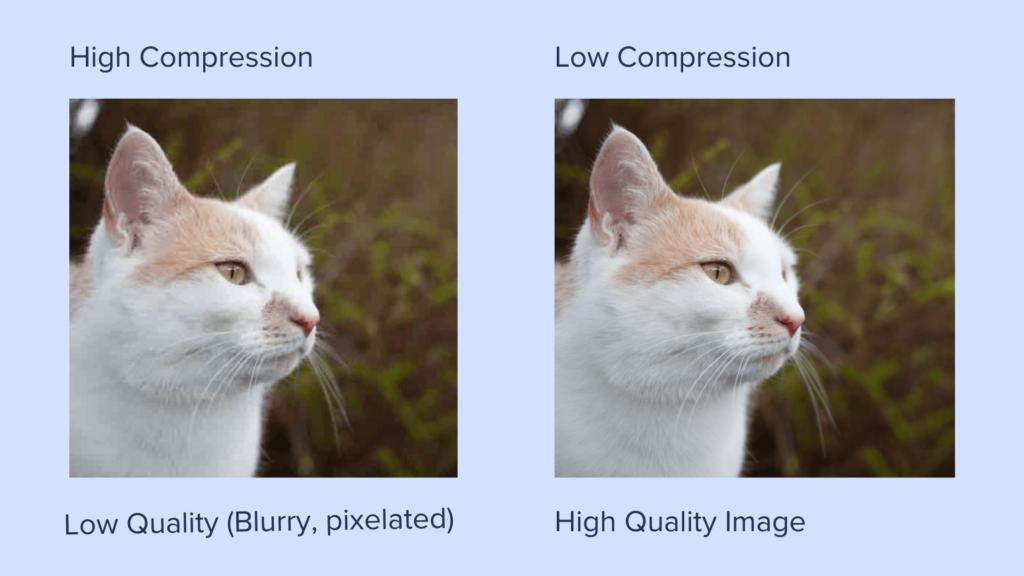
#> input picture Baigiang_Kythuatnenanh/img/cat_compression.png, 1024 x 576 px; its folder holds only this picture in this run
$ python -i scenes_web.py   (imports and definitions only)
#> lines starting #> are read from the running program, lines starting #| are printed output that depends on the picture; after the words box and inside, x2 and y2 are one past the last pixel; in counts of white or black regions, pixels touching at a corner belong together
# -*- coding: utf-8 -*-
"""12 cảnh bài giảng "Kỹ thuật nén ảnh trong website" (~5 phút).
17 ảnh người dùng cung cấp được dùng đúng ngữ cảnh (Ken Burns, khung chứng cứ);
sơ đồ, bảng so sánh và code panel tự dựng bằng vector. Nhân vật An xuất hiện xuyên suốt."""
import math, re
from PIL import Image, ImageDraw
from core import (W, H, BG, NAVY, BLUE, BLUE_D, TEAL, AMBER, AMBER_D, CREAM, INK, MUT,
                  BORDER, WHITE, GREEN, RED, ICE, ICE_2, CODE_BG, F_TITLE, F_H2, F_H3,
                  F_BODY, F_BODY_M, F_SM, F_SM_M, F_LBL, F_LBL_B, F_NUM, F_CODE, F_SUB, F_BRAND,
                  font, ease, seg, lin, tw, wrap, draw_rich, draw_tracked, bg_canvas,
                  brand_mark, card, sp_icon, sp_chip, sp_title, paste_sprite,
                  draw_conn, draw_marker, draw_marker_circle, subtitle_band, subs_for)
import character

ROOT = "D:/Edit/Baigiang_Kythuatnenanh"
IMG = {n: f"{ROOT}/img/{n}.png" for n in (
    "elcapitan_sizes", "raw_vs_jpeg", "jpeg_quality_grid", "screenshot_guide",
    "jpeg_artifacts_face", "product_devices", "cat_compression", "before_after_5mb",
    "formats_4up", "png_features", "lake_dolomites", "imgix_score", "text_quality",
    "logo_transparent", "shop_product_page", "loading_fast_slow", "map_jpeg_png")}

ORDER = ["S01", "S02", "S03", "S04", "S05", "S06", "S07", "S08", "S09", "S10", "S11", "S12"]
XFADE = 0.3

ANX = {"S01": (1668, 930, 0.46), "S02": (1760, 926, 0.36), "S03": (1752, 920, 0.36),
       "S04": (1752, 920, 0.36), "S05": (1752, 920, 0.36), "S06": (1752, 920, 0.36),
       "S07": (1752, 920, 0.36), "S08": (1770, 930, 0.32), "S09": (1790, 936, 0.32),
       "S10": (1752, 920, 0.36), "S11": (1752, 920, 0.36), "S12": (1500, 930, 0.50)}
PURPLE = (109, 91, 208, 255)
PURPLE_L = (170, 158, 245, 255)
MINT = (232, 248, 244, 255)
RED_L = (255, 233, 233, 255)
BLUE_L = (110, 156, 255, 255)
TEAL_L = (72, 214, 190, 255)
AMBER_L = (255, 199, 118, 255)
SKY = (224, 236, 255, 255)
DARK = (11, 19, 34, 255)


# ---------------------------------------------------------------- timeline
def talk(tl, sid, t):
    s = tl[sid]
    return any(st <= t < st + du for st, du in zip(s["starts"], s["durs"]))


# [23 lines left out: functions fr, _base, _title, _an, not called in this run]


_fs = {}


# [4 lines left out: function font_semi, not called in this run]


# ---------------------------------------------------------------- text sprites
_tc = {}


# [58 lines left out: functions _text_im, ftxt, pill, paste_im, not called in this run]


# ---------------------------------------------------------------- photos
_cov = {}
_big = {}
_mask = {}
_th = {}


def _cover(path):
#> called with path = '../img/cat_compression.png'
    if path not in _cov:
        _cov[path] = Image.open(path).convert("RGB")
    return _cov[path]
#> returned value is the input picture: PIL image 1024x576 RGB; mean R, G, B 163.8, 166.3, 174.2


# [8 lines left out: function _bigim, not called in this run]


def _rmask(w, h, r):
    key = (w, h, r)
    if key not in _mask:
        m = Image.new("L", (w, h), 0)
        ImageDraw.Draw(m).rounded_rectangle([0, 0, w - 1, h - 1], r, fill=255)
        _mask[key] = m
    return _mask[key]


# [45 lines left out: functions kb, shot, crop_frac, not called in this run]


def _thumb(path, size=84):
    key = (path, size)
    if key not in _th:
        im = _cover(path)
        s = max(size / im.width, size / im.height)
#> s = 0.146
        im = im.resize((max(1, int(im.width * s)), max(1, int(im.height * s))), Image.LANCZOS)
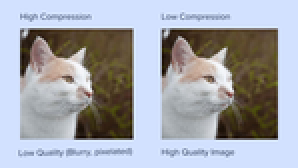
#> im: PIL image 149x84 RGB (shown 2 times larger); mean R, G, B 163.8, 166.3, 173.8
        x0 = (im.width - size) // 2
#> x0 = 32
        y0 = (im.height - size) // 2
#> y0 = 0
        c = im.crop((x0, y0, x0 + size, y0 + size)).convert("RGBA")
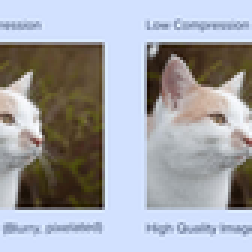
#> c: PIL image 84x84 RGBA (shown 3 times larger); mean R, G, B, A 162.4, 164.2, 170.3, 255
        c.putalpha(_rmask(size, size, 10))
#> in _rmask, `m = Image.new("L", (w, h), 0)`: m: PIL image 84x84 L; every value is 0
#> in _rmask, `ImageDraw.Draw(m).rounded_rectangle([0, 0, w - 1, h - 1], r, fill=255)`:
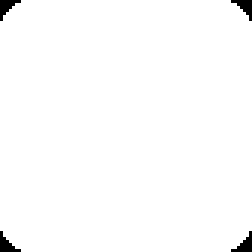
#> m: PIL image 84x84 L (shown 3 times larger); 98.7% white; 4 black regions, box (x1, y1, x2, y2) and area: (0, 0, 7, 7) 23, (77, 0, 84, 7) 23, (0, 77, 7, 84) 23, (77, 77, 84, 84) 23
        out = Image.new("RGBA", (size + 6, size + 6), (0, 0, 0, 0))
#> out: PIL image 90x90 RGBA; every value is 0
        d = ImageDraw.Draw(out)
        d.rounded_rectangle([0, 2, size + 4, size + 5], 11, fill=(0, 0, 0, 80))
        out.alpha_composite(c, (3, 3))
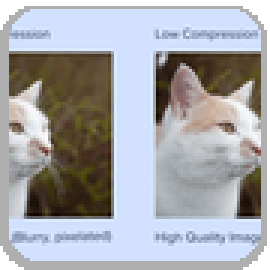
#> out: PIL image 90x90 RGBA (shown 3 times larger); mean R, G, B, A 139.1, 140.5, 145.5, 226.7; transparent parts drawn white
        d.rounded_rectangle([2, 1, size + 3, size + 2], 11,
                            outline=(255, 255, 255, 190), width=2)
        _th[key] = out
    return _th[key]
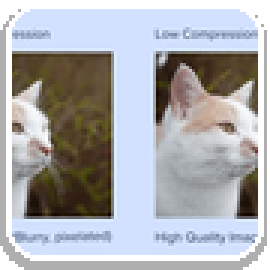
#> returned value: PIL image 90x90 RGBA (shown 3 times larger); mean R, G, B, A 151.8, 153, 157.5, 229.2; transparent parts drawn white


# [107 lines left out: functions overlay_grad, headbar, sheen, path_pos, packet, ring and 2 more, not called in this run]


# ---------------------------------------------------------------- code panels
_tok_cache = {}


# [592 lines left out: functions _tok_js, _tok_html, code_panel, draw_S01, events_S01, draw_S02 and 11 more, not called in this run]


# ================================================================ S08 — SHARP
JS_LINES = [
    "const sharp = require('sharp');",
    "",
    "sharp('product.jpg')",
    "  .resize({ width: 800, withoutEnlargement: true })",
    "  .webp({ quality: 80 })",
    "  .toFile('product.webp');",
]
JS_W = 1000
JS_Y = 262


# [93 lines left out: functions draw_S08, events_S08, not called in this run]


# ================================================================ S09 — HTML
HTML_LINES = [
    '<img',
    '  src="product.webp"',
    '  alt="Áo thun cotton"',
    '  width="800" height="600"',
    '  loading="lazy"',
    '  srcset="product-400.webp 400w,',
    '          product-800.webp 800w,',
    '          product-1600.webp 1600w">',
]
HTML_W = 880
HTML_Y = 246


# [277 lines left out: functions draw_S09, events_S09, draw_S10, events_S10, draw_S11, events_S11 and 2 more, not called in this run]


DRAW = {"S01": draw_S01, "S02": draw_S02, "S03": draw_S03, "S04": draw_S04,
        "S05": draw_S05, "S06": draw_S06, "S07": draw_S07, "S08": draw_S08,
        "S09": draw_S09, "S10": draw_S10, "S11": draw_S11, "S12": draw_S12}

EVENTS = {"S01": events_S01, "S02": events_S02, "S03": events_S03, "S04": events_S04,
          "S05": events_S05, "S06": events_S06, "S07": events_S07, "S08": events_S08,
          "S09": events_S09, "S10": events_S10, "S11": events_S11, "S12": events_S12}

>>> result = _thumb('../img/cat_compression.png')

$ run again, on Baigiang_Kythuatnenanh/img/elcapitan_sizes.png
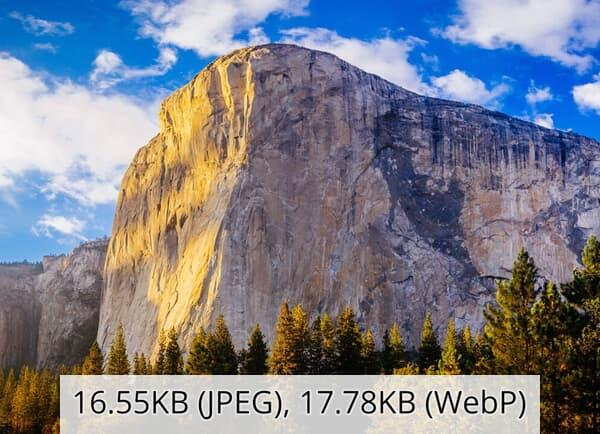
#> input picture Baigiang_Kythuatnenanh/img/elcapitan_sizes.png, 600 x 434 px
#> in _cover, returned value is the input picture: PIL image 600x434 RGB; mean R, G, B 126.1, 128.9, 140
#> in _thumb, `c = im.crop((x0, y0, x0 + size, y0 + size)).convert("RGBA")`:
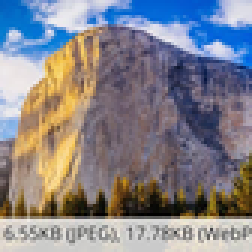
#> c: PIL image 84x84 RGBA (shown 3 times larger); mean R, G, B, A 131.9, 130.7, 137.9, 255
#> in _thumb, `return _th[key]`:
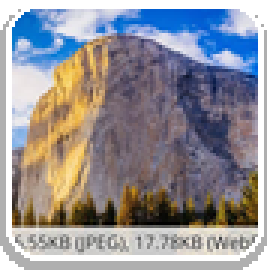
#> returned value: PIL image 90x90 RGBA (shown 3 times larger); mean R, G, B, A 126.4, 124.9, 130.7, 229.2; transparent parts drawn white
